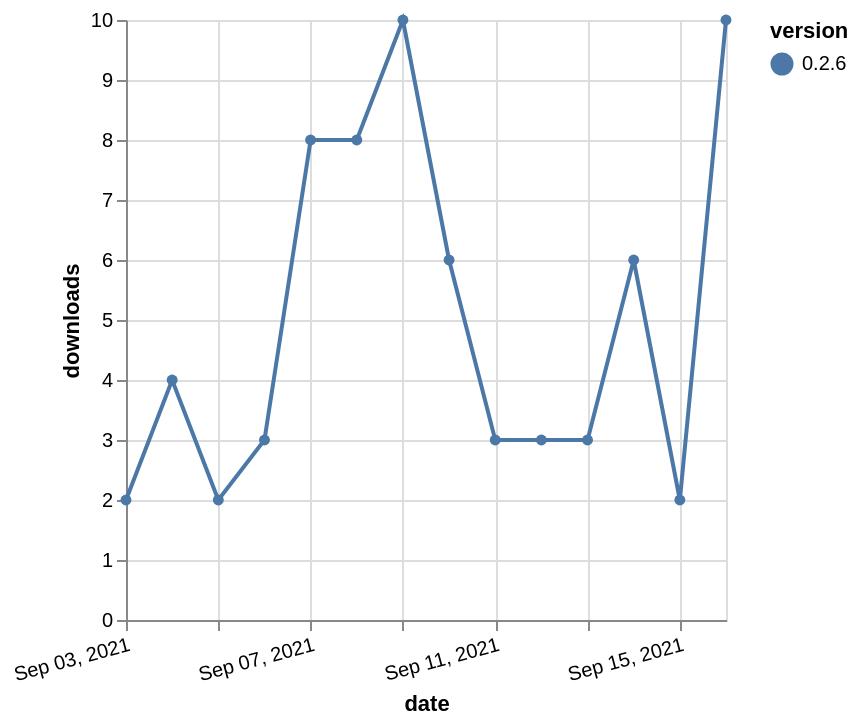

Source (Vega-Lite JSON):
### Vega-Lite specification from a JSON file in a GitHub repository (floating-point values rounded to 4 significant figures)
{"$schema": "https://vega.github.io/schema/vega-lite/v5.json", "description": "A simple bar chart with embedded data.", "data": {"values": [{"date": "2021-09-03", "total": 14539, "delta": 2, "version": "0.2.6"}, {"date": "2021-09-04", "total": 14543, "delta": 4, "version": "0.2.6"}, {"date": "2021-09-05", "total": 14545, "delta": 2, "version": "0.2.6"}, {"date": "2021-09-06", "total": 14548, "delta": 3, "version": "0.2.6"}, {"date": "2021-09-07", "total": 14556, "delta": 8, "version": "0.2.6"}, {"date": "2021-09-08", "total": 14564, "delta": 8, "version": "0.2.6"}, {"date": "2021-09-09", "total": 14574, "delta": 10, "version": "0.2.6"}, {"date": "2021-09-10", "total": 14580, "delta": 6, "version": "0.2.6"}, {"date": "2021-09-11", "total": 14583, "delta": 3, "version": "0.2.6"}, {"date": "2021-09-12", "total": 14586, "delta": 3, "version": "0.2.6"}, {"date": "2021-09-13", "total": 14589, "delta": 3, "version": "0.2.6"}, {"date": "2021-09-14", "total": 14595, "delta": 6, "version": "0.2.6"}, {"date": "2021-09-15", "total": 14597, "delta": 2, "version": "0.2.6"}, {"date": "2021-09-16", "total": 14607, "delta": 10, "version": "0.2.6"}]}, "width": "container", "mark": {"type": "line", "point": {"filled": true}}, "encoding": {"x": {"field": "date", "type": "temporal", "timeUnit": "yearmonthdate", "title": "date", "axis": {"labelAngle": -15}}, "y": {"field": "delta", "type": "quantitative", "title": "downloads"}, "color": {"field": "version", "type": "nominal"}, "tooltip": {"field": "delta"}}}
